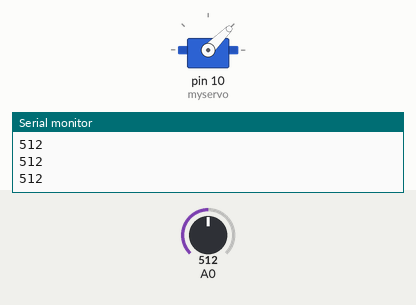
A sketch run on a simulated Arduino Uno, built with avr-gcc and run on an emulated ATmega328P. Shown: servo, the last lines printed to the serial monitor. Inputs (shaded band) come from the test bench; at power-on: A0 = 512.

Above: at 1.2 s.
1.3 s: A0 set to 616
2.8 s: A0 set to 644
At 4.0 s:
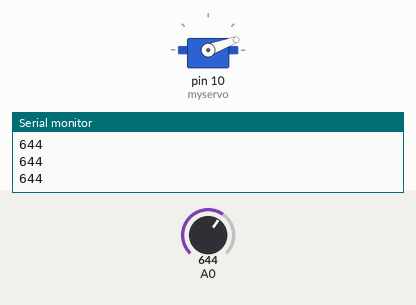
4.3 s: A0 set to 615
5.8 s: A0 set to 583
At 6.1 s:
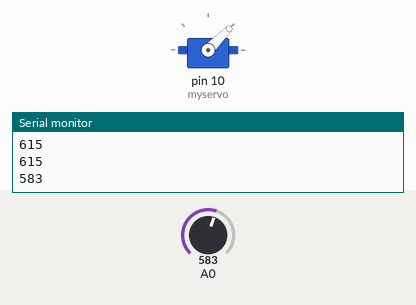
7.3 s: A0 set to 640
At 7.7 s:
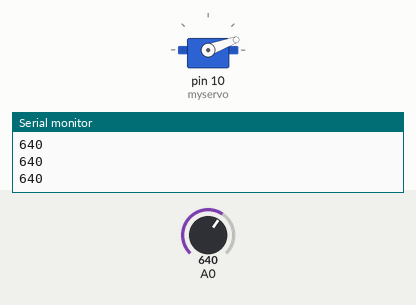
Timing chart, 0 to 9.9 s (numbered marks = the images above; inputs shaded):
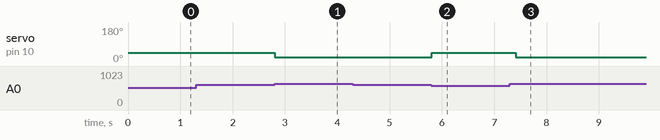

Measured:
- the behaviour switches between 630 and 631 on A0 (found by bisection; images 0 and 1)
- the behaviour switches between 600 and 599 on A0 (found by bisection; images 1 and 2)
- after the input at 2.8 s, servo on pin 10 (myservo): 45° → 20° at once
- after the input at 5.8 s, servo on pin 10 (myservo): 20° → 45° at once
- after the input at 7.3 s, servo on pin 10 (myservo): 45° → 20° after 0.11 s

The sketch:

trexgame.ino
```cpp
#include <Servo.h>
Servo myservo;


void setup ()
{
  myservo.attach(10);

Serial.begin(9600);
}
void loop()
{
int sensorvalue=analogRead(A0);
if(sensorvalue>630){
myservo.write(20 );}
else if(sensorvalue<600){
myservo.write(45 );
delay(200  );

}


Serial.println(sensorvalue);
delay(1);
}
```
